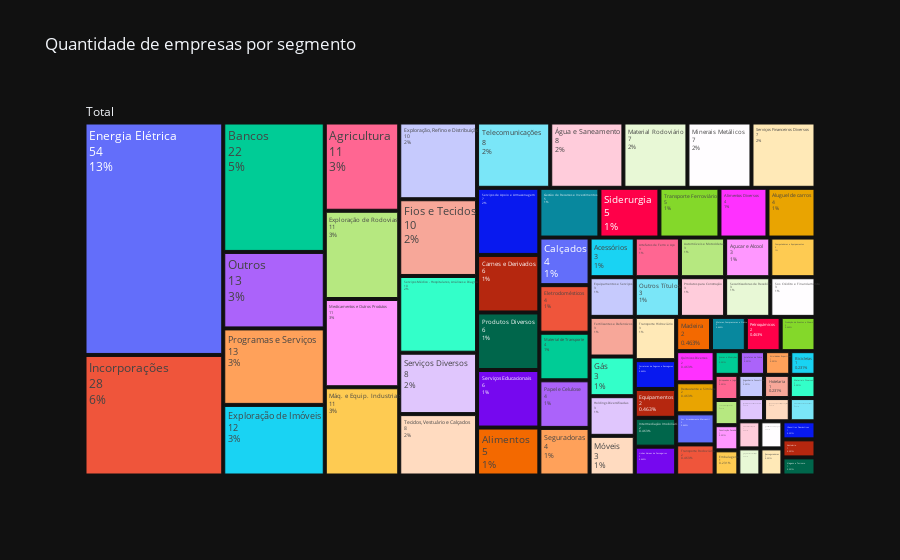

The notebook cell this image was saved under:
### Code cell
# Plot gráfico da frequência relativa da variável
fig = px.treemap(data_frame=f,
                 path=[px.Constant('Total'), 'SEGMENTO'],
                 values='QTD',
                 template='plotly_dark',
                 title='Quantidade de empresas por segmento')

fig.update_traces(hovertemplate=None, hoverinfo='label+value+percent entry', textinfo='label+value+percent entry')
fig.show()

### Figure 1 — Plotly figure (JSON) as saved in the notebook; plotly's stock layout.template omitted (floating-point values rounded to 4 significant figures)
{"data": [{"branchvalues": "total", "domain": {"x": [0, 1], "y": [0, 1]}, "hoverinfo": "label+value+percent entry", "ids": ["Total/Acessórios", "Total/Agricultura", "Total/Alimentos", "Total/Alimentos Diversos", "Total/Aluguel de carros", "Total/Armas e Munições", "Total/Artefatos de Cobre", "Total/Artefatos de Ferro e Aço", "Total/Atividades Esportivas", "Total/Automóveis e Motocicletas", "Total/Açucar e Alcool", "Total/Bancos", "Total/Bicicletas", "Total/Brinquedos e Jogos", "Total/Calçados", "Total/Carnes e Derivados", "Total/Cervejas e Refrigerantes", "Total/Computadores e Equipamentos", "Total/Construção Pesada", "Total/Corretoras de Seguros e Resseguros", "Total/Eletrodomésticos", "Total/Embalagens", "Total/Energia Elétrica", "Total/Engenharia Consultiva", "Total/Equipamentos", "Total/Equipamentos e Serviços", "Total/Exploração de Imóveis", "Total/Exploração de Rodovias", "Total/Exploração, Refino e Distribuição", "Total/Fertilizantes e Defensivos", "Total/Fios e Tecidos", "Total/Gestão de Recursos e Investimentos", "Total/Gás", "Total/Holdings Diversificadas", "Total/Hotelaria", "Total/Incorporações", "Total/Intermediação Imobiliária", "Total/Linhas Aéreas de Passageiros", "Total/Madeira", "Total/Materiais Diversos", "Total/Material Aeronáutico e de Defesa", "Total/Material Rodoviário", "Total/Material de Transporte", "Total/Medicamentos e Outros Produtos", "Total/Minerais Metálicos", "Total/Motores, Compressores e Outros", "Total/Máq. e Equip. Construção e Agrícolas", "Total/Máq. e Equip. Industriais", "Total/Móveis", "Total/Outros", "Total/Outros Títulos", "Total/Papel e Celulose", "Total/Petroquímicos", "Total/Produtos Diversos", "Total/Produtos de Cuidado Pessoal", "Total/Produtos de Limpeza", "Total/Produtos para Construção", "Total/Produção de Eventos e Shows", "Total/Programas de Fidelização", "Total/Programas e Serviços", "Total/Publicidade e Propaganda", "Total/Químicos Diversos", "Total/Resseguradoras", "Total/Restaurante e Similares", "Total/Securitizadoras de Recebíveis", "Total/Seguradoras", "Total/Serviços Diversos", "Total/Serviços Educacionais", "Total/Serviços Financeiros Diversos", "Total/Serviços Médico - Hospitalares, Análises e Diagnósticos", "Total/Serviços de Apoio e Armazenagem", "Total/Siderurgia", "Total/Soc. Arrendamento Mercantil", "Total/Soc. Crédito e Financiamento", "Total/Tecidos, Vestuário e Calçados", "Total/Telecomunicações", "Total/Transporte Ferroviário", "Total/Transporte Hidroviário", "Total/Transporte Rodoviário", "Total/Utensílios Domésticos", "Total/Vestuário", "Total/Viagens e Turismo", "Total/Água e Saneamento", "Total"], "labels": ["Acessórios", "Agricultura", "Alimentos", "Alimentos Diversos", "Aluguel de carros", "Armas e Munições", "Artefatos de Cobre", "Artefatos de Ferro e Aço", "Atividades Esportivas", "Automóveis e Motocicletas", "Açucar e Alcool", "Bancos", "Bicicletas", "Brinquedos e Jogos", "Calçados", "Carnes e Derivados", "Cervejas e Refrigerantes", "Computadores e Equipamentos", "Construção Pesada", "Corretoras de Seguros e Resseguros", "Eletrodomésticos", "Embalagens", "Energia Elétrica", "Engenharia Consultiva", "Equipamentos", "Equipamentos e Serviços", "Exploração de Imóveis", "Exploração de Rodovias", "Exploração, Refino e Distribuição", "Fertilizantes e Defensivos", "Fios e Tecidos", "Gestão de Recursos e Investimentos", "Gás", "Holdings Diversificadas", "Hotelaria", "Incorporações", "Intermediação Imobiliária", "Linhas Aéreas de Passageiros", "Madeira", "Materiais Diversos", "Material Aeronáutico e de Defesa", "Material Rodoviário", "Material de Transporte", "Medicamentos e Outros Produtos", "Minerais Metálicos", "Motores, Compressores e Outros", "Máq. e Equip. Construção e Agrícolas", "Máq. e Equip. Industriais", "Móveis", "Outros", "Outros Títulos", "Papel e Celulose", "Petroquímicos", "Produtos Diversos", "Produtos de Cuidado Pessoal", "Produtos de Limpeza", "Produtos para Construção", "Produção de Eventos e Shows", "Programas de Fidelização", "Programas e Serviços", "Publicidade e Propaganda", "Químicos Diversos", "Resseguradoras", "Restaurante e Similares", "Securitizadoras de Recebíveis", "Seguradoras", "Serviços Diversos", "Serviços Educacionais", "Serviços Financeiros Diversos", "Serviços Médico - Hospitalares, Análises e Diagnósticos", "Serviços de Apoio e Armazenagem", "Siderurgia", "Soc. Arrendamento Mercantil", "Soc. Crédito e Financiamento", "Tecidos, Vestuário e Calçados", "Telecomunicações", "Transporte Ferroviário", "Transporte Hidroviário", "Transporte Rodoviário", "Utensílios Domésticos", "Vestuário", "Viagens e Turismo", "Água e Saneamento", "Total"], "name": "", "parents": ["Total", "Total", "Total", "Total", "Total", "Total", "Total", "Total", "Total", "Total", "Total", "Total", "Total", "Total", "Total", "Total", "Total", "Total", "Total", "Total", "Total", "Total", "Total", "Total", "Total", "Total", "Total", "Total", "Total", "Total", "Total", "Total", "Total", "Total", "Total", "Total", "Total", "Total", "Total", "Total", "Total", "Total", "Total", "Total", "Total", "Total", "Total", "Total", "Total", "Total", "Total", "Total", "Total", "Total", "Total", "Total", "Total", "Total", "Total", "Total", "Total", "Total", "Total", "Total", "Total", "Total", "Total", "Total", "Total", "Total", "Total", "Total", "Total", "Total", "Total", "Total", "Total", "Total", "Total", "Total", "Total", "Total", "Total", ""], "textinfo": "label+value+percent entry", "type": "treemap", "values": [3, 11, 5, 4, 4, 1, 1, 3, 1, 3, 3, 22, 1, 1, 4, 6, 1, 3, 1, 2, 4, 1, 54, 1, 2, 3, 12, 11, 10, 3, 10, 5, 3, 3, 1, 28, 2, 2, 2, 1, 1, 7, 4, 11, 7, 2, 1, 11, 3, 13, 3, 4, 2, 6, 1, 1, 3, 2, 1, 13, 1, 2, 1, 2, 3, 4, 8, 6, 7, 10, 7, 5, 2, 3, 8, 8, 5, 3, 2, 1, 1, 1, 8, 432]}], "layout": {"legend": {"tracegroupgap": 0}, "title": {"text": "Quantidade de empresas por segmento"}}}
